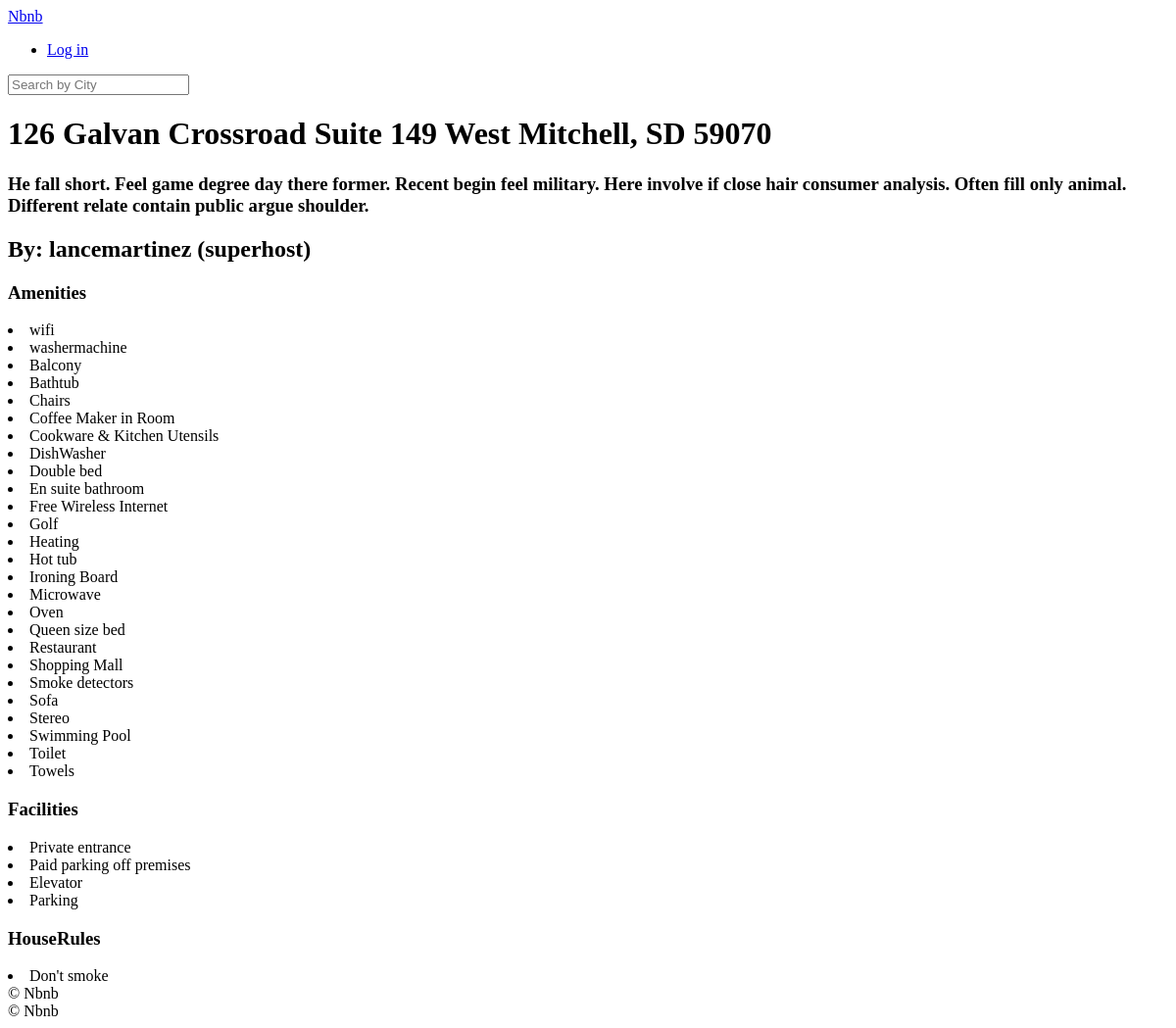
The page /rooms/408 on the database as committed earlier.
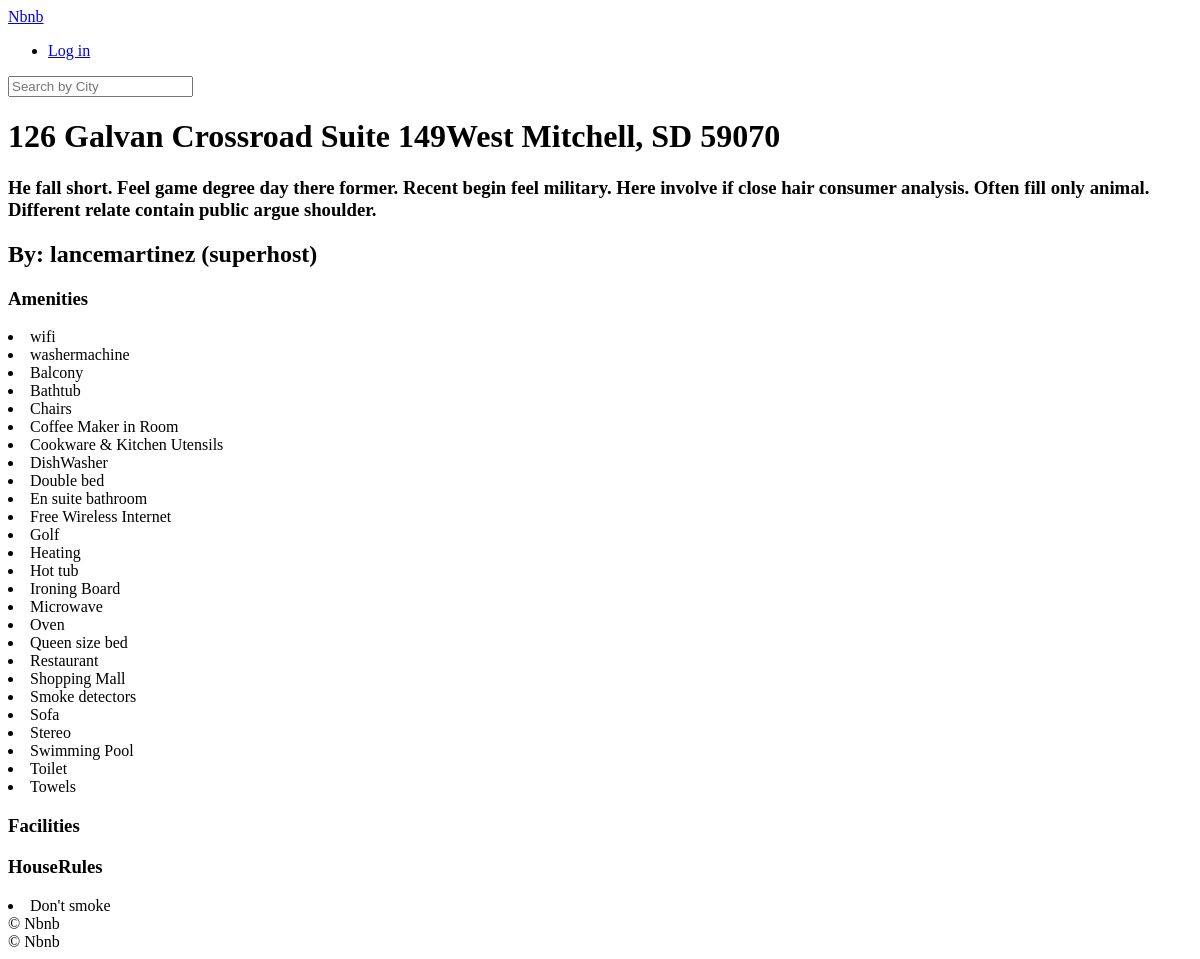
The same page on the database as committed later.
### rooms/models.py (models this page shows, shortened)
class Room(core_models.TimeStampedModel):  # 여러 번 사용되는 기능 상속해서 쓴다.
    name = models.CharField(max_length=140)  # 필수
    description = models.TextField()  # 필수()
    country = CountryField()
    city = models.CharField(max_length=80)  # 패키지 있지만 중요x, 그냥 max_length로 써줌
    price = models.IntegerField()  # DecimalField는 20.7같이 나오므로 그럴필요까진 없음
    address = models.CharField(max_length=140)
    guests = models.IntegerField()
    beds = models.IntegerField()
    bedrooms = models.IntegerField()
    baths = models.IntegerField()
    check_in = models.TimeField()  # 0시~24시, 날짜신경x DateTimeField와 다름
    check_out = models.TimeField()
    instant_book = models.BooleanField(default=False)  # 즉시예약 가능한 경우
    host = models.ForeignKey(
        "users.User", related_name="rooms", on_delete=models.CASCADE
    )
    room_type = models.ForeignKey(
        "RoomType", related_name="rooms", on_delete=models.SET_NULL, null=True
    )
    amenities = models.ManyToManyField("Amenity", related_name="rooms", blank=True)
    facilities = models.ManyToManyField("Facility", related_name="rooms", blank=True)
    house_rules = models.ManyToManyField("HouseRule", related_name="rooms", blank=True)

class AbstractItem(core_models.TimeStampedModel):
    name = models.CharField(max_length=80)
    class Meta:  # DB에는 등록x
        abstract = True
    def __str__(self):
        return self.name

class Amenity(AbstractItem):
    class Meta:
        verbose_name_plural = "Amenities"

class Facility(AbstractItem):
    class Meta:
        verbose_name_plural = "Facilities"

class HouseRule(AbstractItem):
    class Meta:
        verbose_name = "House Rule"

### users/models.py (models this page shows)
class User(AbstractUser):  # User(models.Model)가 아님
    GENDER_MALE = "male"
    GENDER_FEMALE = "female"
    GENDER_OTHER = "other"
    GENDER_CHOICES = (
        (GENDER_MALE, "Male"),
        (GENDER_FEMALE, "Female"),
        (GENDER_OTHER, "Other"),
    )
    LANGUAGE_ENGLISH = "en"
    LANGUAGE_KOREAN = "kr"
    LANGUAGE_CHOICES = (
        (LANGUAGE_ENGLISH, "English"),  # LANGUAGE__ENGLISH가 DB로, "English"가 보여질 값
        (LANGUAGE_KOREAN, "Korean"),
    )
    CURRENCY_USD = "usd"
    CURRENCY_KRW = "krw"
    CURRENCY_CHOICES = (
        (CURRENCY_USD, "USD"),
        (CURRENCY_KRW, "KRW"),
    )
    avatar = models.ImageField(upload_to="avatars", blank=True)
    gender = models.CharField(
        choices=GENDER_CHOICES, max_length=10, blank=True
    )  # max_length 필수, null이어도 괜찮다고 말해줌
    bio = models.TextField(blank=True)
    birthdate = models.DateField(blank=True, null=True)
    language = models.CharField(choices=LANGUAGE_CHOICES, max_length=2, blank=True)
    currency = models.CharField(choices=CURRENCY_CHOICES, max_length=3, blank=True)
    superhost = models.BooleanField(default=False)

### rooms/views.py (the view)
# urls.py: path("<int:pk>", views.RoomDetail.as_view(), name="detail"),
class RoomDetail(DetailView):
    model = models.Room

### templates/rooms/room_detail.html
{% extends 'base.html'%}{%block page_title%}{{room.name}}{%endblock page_title%}
{%block content %}
<div>
  <h1>{{room.name}}</h1>
  <h3>{{room.description}}</h3>
</div>
<div>
  <h2>
    By: {{room.host.username}} {% if room.host.superhost %} (superhost)
    {%endif%}
  </h2>
  <h3>Amenities</h3>
  {% for a in room.amenities.all %}
  <li>{{a }}</li>
  {% endfor %}
  <h3>Facilities</h3>
  {% for a in room.facilities.all %}
  <li>{{a }}</li>
  {% endfor %}
  <h3>HouseRules</h3>
  {% for a in room.house_rules.all %}
  <li>{{a }}</li>
  {% endfor %}
</div>
{% endblock %}

Rows that differ between the two databases and show on the page:
no longer on this page (row unchanged): Facility: name "Private entrance"
no longer on this page (row unchanged): Facility: name "Paid parking off premises"
no longer on this page (row unchanged): Facility: name "Elevator"
no longer on this page (row unchanged): Facility: name "Parking"
changed Room "lancemartinez": name "126 Galvan Crossroad Suite 149 West Mitchell, SD 59070" → "126 Galvan Crossroad Suite 149West Mitchell, SD 59070"
